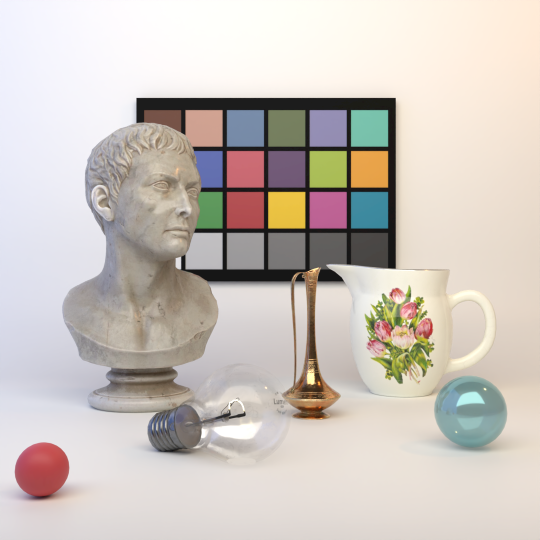
#> input picture cross-render-assets/blender/gamma-corrected/10_RGB_baseline.png, 1080 x 1080 px, found by its file name (shown at 1/2 size)
$ python prepare_web_assets.py
#> lines starting #> are read from the running program, lines starting #| are printed output that depends on the picture
"""Copy native render previews and create separate, source-derived lighting panels."""
from pathlib import Path
import json
import shutil
import numpy as np
from PIL import Image
import matplotlib
matplotlib.use('Agg')
import matplotlib.pyplot as plt
from scipy.io import loadmat

ROOT = Path(__file__).resolve().parent
WORK = ROOT.parent
PHD = WORK.parent
SOURCE = PHD / '最终全部结果展示/DE2K_Source_Data'
WEB = WORK / 'spectral-research-site/dist/assets'
CASES = {'blender':'Blender/broad', 'maya':'Maya/light_0099',
         'keyshot':'KeyShot/pink_sky', 'unreal':'Unreal/final_metameric_lights_492_352_99'}
KINDS = {'rgb':'10_RGB_baseline.png','gt':'11_JH_GT_preview.png',
         'codec':'12_JH_LT_preview.png','ours':'13_RGB_LT_preview.png'}
manifest = {}
def srgb_encode(image):
    """Encode a normalized linear-RGB image with the IEC 61966-2-1 curve."""
    image = np.clip(image, 0.0, 1.0)
    return np.where(image <= 0.0031308, 12.92 * image,
                    1.055 * np.power(image, 1.0 / 2.4) - 0.055)

for engine, case in CASES.items():
    folder = ROOT / engine / 'native'
    folder.mkdir(parents=True, exist_ok=True)
    manifest[engine] = {'source':str(SOURCE/case),'new_render':False,'images':{}}
    for kind, filename in KINDS.items():
        src = SOURCE/case/filename
        shutil.copy2(src, folder/filename)
        with Image.open(src) as im:
#> im is the input picture: PIL image 1080x1080 RGB; mean R, G, B 204.8, 196.9, 190.4
            display = im.convert('RGB')
            if engine == 'blender':
                linear = np.asarray(display, dtype=np.float32) / 255.0
                encoded = (srgb_encode(linear) * 255.0 + 0.5).astype(np.uint8)
#> in srgb_encode, `return np.where(image <= 0.0031308, 12.92 * image, 1.055 * np.power(im..`:
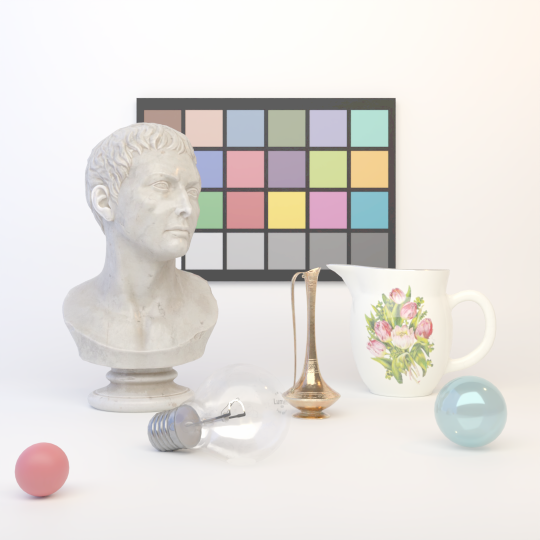
#> returned value: shape (1080, 1080, 3) float32 (shown at 1/2 size); mean of channels 0, 1, 2 0.892, 0.878, 0.864; drawn as R, G, B
                display = Image.fromarray(encoded, 'RGB')
                corrected = ROOT / engine / 'gamma-corrected'
                corrected.mkdir(parents=True, exist_ok=True)
                display.save(corrected / filename)
#> (the run stopped early here; a loop or call above may not have finished)
